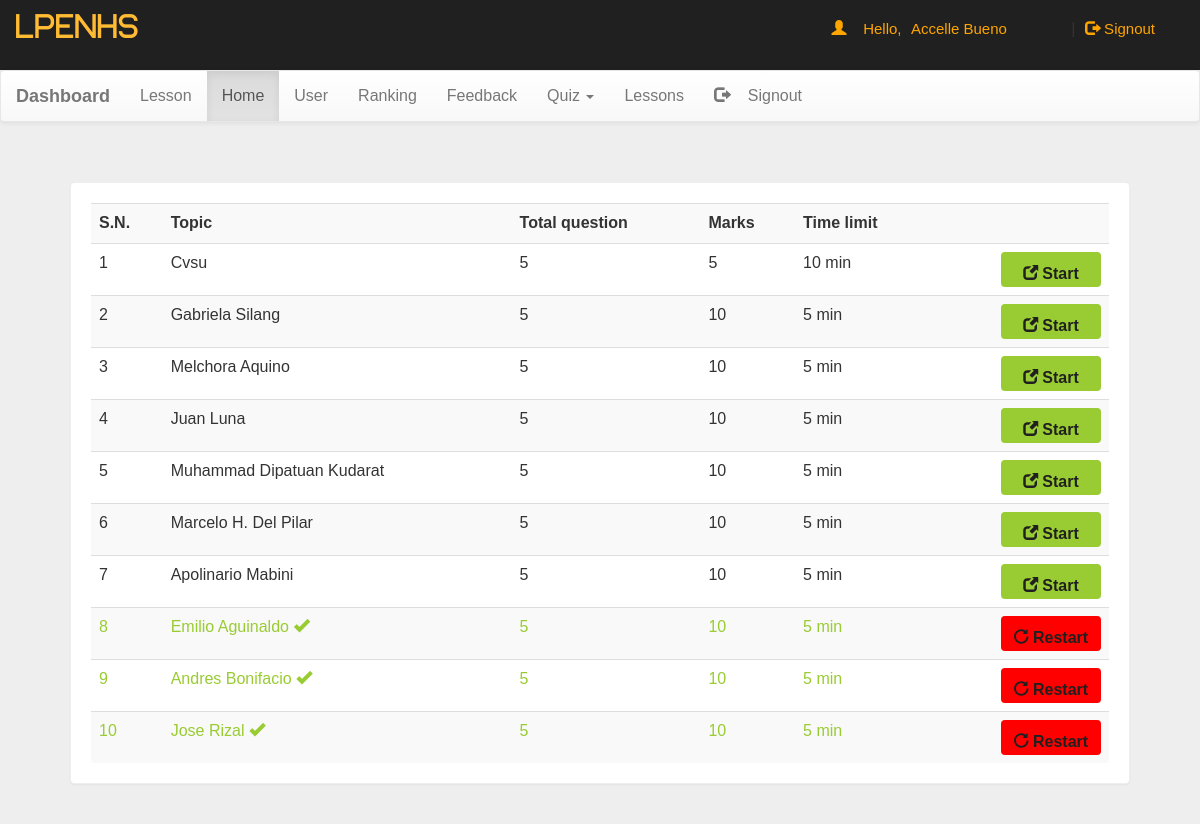
Screenshot of /dash.php (signed in) with the database file from the repository.
### tables this page shows
CREATE TABLE `quiz` (
  `eid` text NOT NULL,
  `title` varchar(100) NOT NULL,
  `sahi` int(11) NOT NULL,
  `wrong` int(11) NOT NULL,
  `total` int(11) NOT NULL,
  `time` bigint(20) NOT NULL,
  `intro` text NOT NULL,
  `tag` varchar(100) NOT NULL,
  `date` timestamp NOT NULL DEFAULT CURRENT_TIMESTAMP ON UPDATE CURRENT_TIMESTAMP
);

### dash.php (the view, shortened to what this page needs)
<!DOCTYPE html PUBLIC "-//W3C//DTD XHTML 1.0 Transitional//EN" "http://www.w3.org/TR/xhtml1/DTD/xhtml1-transitional.dtd">
<html xmlns="http://www.w3.org/1999/xhtml">
<head>
<link  rel="stylesheet" href="css/bootstrap.min.css"/>
 <link  rel="stylesheet" href="css/bootstrap-theme.min.css"/>
 <link rel="stylesheet" href="css/main.css">
 <link  rel="stylesheet" href="css/font.css">
<link rel="stylesheet" type="text/css" href="dist/pell.css">
</head>
<body  style="background:#eee;">
<div class="header">
<div class="row">
<div class="col-lg-6">
<span class="logo">LPENHS</span></div>
<?php
 include_once 'dbConnection.php';
$email=$_SESSION['email'];
  if(!(isset($_SESSION['email']))){
header("location:index.php");
}
else
{
$name = $_SESSION['name'];;
echo '<span class="pull-right top title1" ><span class="log1"><span class="glyphicon glyphicon-user" aria-hidden="true"></span>&nbsp;&nbsp;&nbsp;&nbsp;Hello,</span> <a href="account.php" class="log log1">'.$name.'</a>&nbsp;|&nbsp;<a href="logout.php?q=account.php" class="log"><span class="glyphicon glyphicon-log-out" aria-hidden="true"></span>&nbsp;Signout</button></a></span>';
}?>
</div></div>
<nav class="navbar navbar-default title1">
  <div class="container-fluid">
    <div class="navbar-header">
      <a class="navbar-brand"><b>Dashboard</b></a>
    </div>
    <div class="collapse navbar-collapse" id="bs-example-navbar-collapse-1">
      <ul class="nav navbar-nav">
        <li>
      <a href="lesson.php">Lesson
      </a>
    </li>
        <li <?php if(@$_GET['q']==0) echo'class="active"'; ?>>
          <a href="dash.php?q=0">Home
        </a>
      </li>
        <li <?php if(@$_GET['q']==1) echo'class="active"'; ?>>
          <a href="dash.php?q=1">User
          </a>
        </li>
    <li <?php if(@$_GET['q']==2) echo'class="active"'; ?>>
      <a href="dash.php?q=2">Ranking
      </a>
    </li>
    <li <?php if(@$_GET['q']==3) echo'class="active"'; ?>>
      <a href="dash.php?q=3">Feedback
      </a>
        <li class="dropdown <?php if(@$_GET['q']==4 || @$_GET['q']==5) echo'active"'; ?>">
          <a href="#" class="dropdown-toggle" data-toggle="dropdown" role="button" aria-haspopup="true" aria-expanded="false">Quiz
            <span class="caret">
            </span>
          </a>
        </li>
        <li class="pull-right">
          <a href="logout.php?q=account.php">
            <span class="glyphicon glyphicon-log-out" aria-hidden="true">
            </span>&nbsp;&nbsp;&nbsp;&nbsp;Signout
          </a>
        </li>
      </li>
      <li <?php if(@$_GET['q']==6) echo'class="active"'; ?>>
        <a href="dash.php?q=6">Lessons
        </a>
      </li>
      </ul>
          </div>
  </div>
</nav>
<div class="container">
<div class="row">
<div class="col-md-12">
<?php if(@$_GET['q']==0) {
$result = mysqli_query($con,"SELECT * FROM quiz ORDER BY date DESC") or die('Error');
echo  '<div class="panel"><div class="table-responsive"><table class="table table-striped title1">
<tr><td><b>S.N.</b></td><td><b>Topic</b></td><td><b>Total question</b></td><td><b>Marks</b></td><td><b>Time limit</b></td><td></td></tr>';
$c=1;
while($row = mysqli_fetch_array($result)) {
  $title = $row['title'];
  $total = $row['total'];
  $sahi = $row['sahi'];
    $time = $row['time'];
  $eid = $row['eid'];
$q12=mysqli_query($con,"SELECT score FROM history WHERE eid='$eid' AND email='$email'" )or die('Error98');
$rowcount=mysqli_num_rows($q12);
if($rowcount == 0){
  echo '<tr><td>'.$c++.'</td><td>'.$title.'</td><td>'.$total.'</td><td>'.$sahi*$total.'</td><td>'.$time.'&nbsp;min</td>
  <td><b><a href="account.php?q=quiz&step=2&eid='.$eid.'&n=1&t='.$total.'" class="pull-right btn sub1" style="margin:0px;background:#99cc32"><span class="glyphicon glyphicon-new-window" aria-hidden="true"></span>&nbsp;<span class="title1"><b>Start</b></span></a></b></td></tr>';
}
else
{
echo '<tr style="color:#99cc32"><td>'.$c++.'</td><td>'.$title.'&nbsp;<span title="This quiz is already solve by you" class="glyphicon glyphicon-ok" aria-hidden="true"></span></td><td>'.$total.'</td><td>'.$sahi*$total.'</td><td>'.$time.'&nbsp;min</td>
  <td><b><a href="update.php?q=quizre&step=25&eid='.$eid.'&n=1&t='.$total.'" class="pull-right btn sub1" style="margin:0px;background:red"><span class="glyphicon glyphicon-repeat" aria-hidden="true"></span>&nbsp;<span class="title1"><b>Restart</b></span></a></b></td></tr>';
}
}
echo '</table></div></div>';
}
?>
</div>
</div></div>
</body>
</html>

### css/main.css (style rules this page uses)
body { overflow-x:hidden; width:100%; font: 15px "Century Gothic", "Times Roman", sans-serif; background:#eee; min-height:550px; background-attachment:fixed; }
.panel { border-color:#eee; margin:40px; padding:20px; font: 15px "Century Gothic", "Times Roman", sans-serif; }
.header { background:#202020; height:70px; }
.logo { font-family:'typo'; font-size:35px; color:#ffbb33; margin:15px; }
.title1 { font: 16px "Century Gothic", "Times Roman", sans-serif; }
.sub1 { width:90px; color:#202020; background:orange; font-size:15px; height:35px; margin:20px; padding:10px; width:100px; }
.top { margin-top:20px; }
.log1 { font: 15px 'Ubuntu', sans-serif; color:orange; margin-left:10px; }
.log { margin:10px; margin-right:60px; margin-left:5px; color:orange; text-decoration:none; font-size:20px; font-size:15px; }

### dash.php (style rules this page uses)
body { margin: 0; padding: 0; }

### rows the page displays
quiz: title "Cvsu", total "5", $sahi*$total "5", time "10"
quiz: title "Gabriela Silang", total "5", $sahi*$total "10", time "5"
quiz: title "Melchora Aquino", total "5", $sahi*$total "10", time "5"
quiz: title "Juan Luna", total "5", $sahi*$total "10", time "5"
quiz: title "Muhammad Dipatuan Kudarat", total "5", $sahi*$total "10", time "5"
quiz: title "Marcelo H. Del Pilar", total "5", $sahi*$total "10", time "5"
quiz: title "Apolinario Mabini", total "5", $sahi*$total "10", time "5"
quiz: title "Emilio Aguinaldo", total "5", $sahi*$total "10", time "5"
quiz: title "Andres Bonifacio", total "5", $sahi*$total "10", time "5"
quiz: title "Jose Rizal", total "5", $sahi*$total "10", time "5"

### other values shown
$name "Accelle Bueno"
